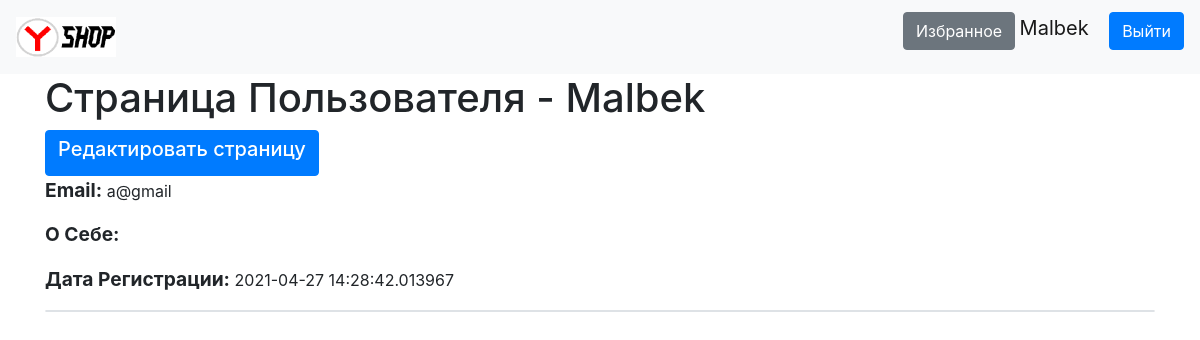
The page /user (signed in) on the database its author committed.
### data/users.py (models this page shows, shortened)
class User(SqlAlchemyBase, UserMixin, SerializerMixin):
    __tablename__ = 'users'
    id = sqlalchemy.Column(sqlalchemy.Integer,
                           primary_key=True, autoincrement=True)
    name = sqlalchemy.Column(sqlalchemy.String, nullable=True)
    about = sqlalchemy.Column(sqlalchemy.String, nullable=True)
    email = sqlalchemy.Column(sqlalchemy.String,
                              index=True, unique=True, nullable=True)
    hashed_password = sqlalchemy.Column(sqlalchemy.String, nullable=True)
    created_date = sqlalchemy.Column(sqlalchemy.DateTime,
                                     default=datetime.datetime.now)
    admin = sqlalchemy.Column(sqlalchemy.Boolean, nullable=True)
    news = orm.relation("News", back_populates='user')
    liked_list = sqlalchemy.Column(sqlalchemy.String, nullable=True)
    def __repr__(self):
        return f'{self.name}'

### data/news.py (models this page shows, shortened)
class News(SqlAlchemyBase, UserMixin, SerializerMixin):
    __tablename__ = 'news'
    id = sqlalchemy.Column(sqlalchemy.Integer,
                           primary_key=True, autoincrement=True)
    title = sqlalchemy.Column(sqlalchemy.String, nullable=True)
    content = sqlalchemy.Column(sqlalchemy.String, nullable=True)
    created_date = sqlalchemy.Column(sqlalchemy.DateTime,
                                     default=datetime.datetime.now)
    is_used = sqlalchemy.Column(sqlalchemy.Boolean, default=False)
    user_id = sqlalchemy.Column(sqlalchemy.Integer,
                                sqlalchemy.ForeignKey("users.id"))
    is_published = sqlalchemy.Column(sqlalchemy.Boolean, default=True)
    contact = sqlalchemy.Column(sqlalchemy.String, nullable=False)
    price = sqlalchemy.Column(sqlalchemy.Integer, nullable=False)
    categories = orm.relation("Category",
                              secondary="association",
                              backref="news")
    user = orm.relation('User')

### main.py (the view)
@app.route('/user')
def user_page():
    db_sess = db_session.create_session()
    news = db_sess.query(News)
    return render_template('user.html', news=news)

### data/db_session.py (called while the page is built)
def create_session() -> Session:
    global __factory
    return __factory()

### main.py (called while the page is built)
@login_manager.user_loader
def load_user(user_id):
    db_sess = db_session.create_session()
    return db_sess.query(User).get(user_id)

### templates/user.html (shortened to what this page needs)
{% extends "base.html" %}
{% block content %}
<h1>Страница Пользователя - {{current_user}}</h1>
<a class="btn btn-primary" href="/user_edit"><h5>Редактировать страницу</h5> </a>
<p><big><b>Email: </b></big>{{current_user.email}}</p>
<p><big><b>О Себе: </b></big>{{current_user.about}}</p>
<p><big><b>Дата Регистрации: </b></big>{{current_user.created_date}}</p>
{% for item in news%}
    <div class="col-md6 border rounded">
            </div>
{% endfor %}
{% endblock %}

### templates/base.html (shortened to what this page needs)
<!doctype html>
<html lang="en">
<head>
    <link rel="stylesheet"
          href="https://stackpath.bootstrapcdn.com/bootstrap/4.4.1/css/bootstrap.min.css"
>
</head>
<body>
<header>
    <nav class="navbar navbar-light bg-light">
        <a class="navbar-brand" href="/"><img src="../static/img/yshoplogo.png" alt="yshoplogo" width="100" height="40"></a>
        {% if current_user.is_authenticated %}
            <p>
                <a class="btn btn-secondary" href="/liked">Избранное</a>
                <a class="navbar-brand" href="/user">{{ current_user.name }}</a>
                <a class="btn btn-primary" href="/logout">Выйти</a>
            </p>
        {% else %}
            <p>
                <a class="btn btn-primary " href="/register">Зарегистрироваться</a>
                <a class="btn btn-success" href="/login">Войти</a>
            </p>
        {% endif %}
    </nav>
</header>
<main role="main" class="container">
    {% block content %}{% endblock %}
</main>
</body>
</html>

### rows shown on the page
User: name "Malbek", email "a@gmail", created_date "2021-04-27 14:28:42.013967"
